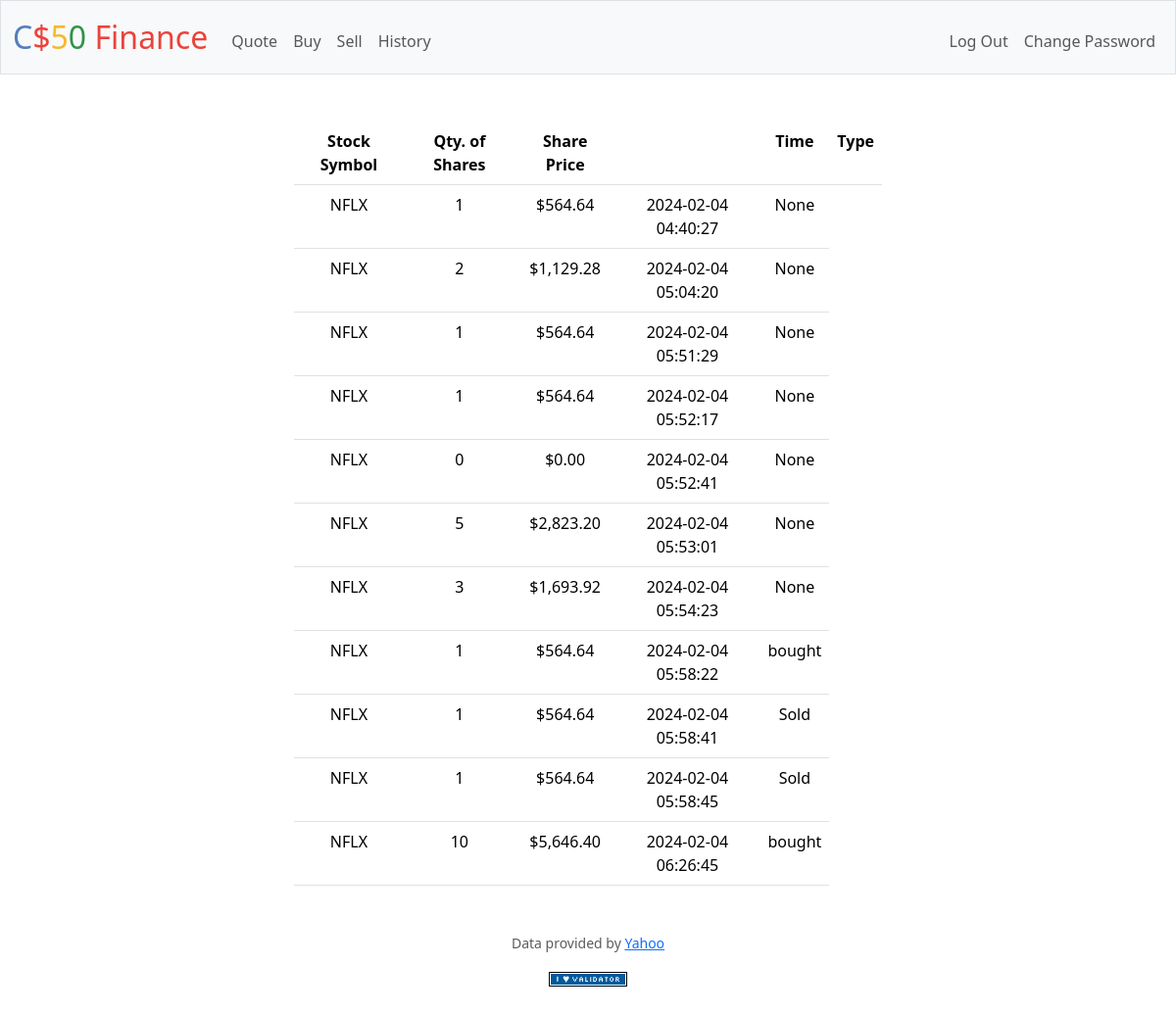
The page /history (signed in) on the database its author committed.
### tables this page shows
CREATE TABLE transactions (
    id INTEGER PRIMARY KEY,
    user_id INTEGER NOT NULL,
    symbol TEXT NOT NULL,
    shares INTEGER NOT NULL,
    price REAL NOT NULL,
    transacted DATETIME DEFAULT CURRENT_TIMESTAMP
, type TEXT);

### app.py (the view)
@app.route("/history")
@login_required
def history():
    transactions = db.execute("SELECT * FROM transactions WHERE user_id=:user_id", user_id=session["user_id"])
    return render_template("history.html", stocks=transactions)

### app.py (called while the page is built)
@app.after_request
def after_request(response):
    response.headers["Cache-Control"] = "no-cache, no-store, must-revalidate"
    response.headers["Expires"] = 0
    response.headers["Pragma"] = "no-cache"
    return response

### helpers.py (called while the page is built)
def login_required(f):
    @wraps(f)
    def decorated_function(*args, **kwargs):
        if session.get("user_id") is None:
            return redirect("/login")
        return f(*args, **kwargs)
    return decorated_function

def usd(value):
    return f"${value:,.2f}"

### templates/history.html (shortened to what this page needs)
{% extends "layout.html" %}
{% block main %}
<div class="container">
    <table class="table">
        <tr>
            <th>Stock Symbol</th>
            <th>Qty. of Shares</th>
            <th>Share Price</th>
            <th></th>
            <th>Time</th>
            <th>Type</th>
        </tr>
        {% for stock in stocks %}
            <tr>
                <td>{{ stock['symbol'].upper() }}</td>
                <td>{{ stock['shares'] }}</td>
                <td>{{ stock['price'] | usd}}</td>
                <td>{{ stock['transacted'] }}</td>
                <td>{{ stock['type'] }}</td>
            </tr>
        {% endfor %}
    </table>
</div>
{% endblock %}

### templates/layout.html (shortened to what this page needs)
<!DOCTYPE html>
<html lang="en">
    <head>
        <link href="https://cdn.jsdelivr.net/npm/bootstrap@5.3.2/dist/css/bootstrap.min.css" rel="stylesheet">
        <link href="/static/styles.css" rel="stylesheet">
    </head>
    <body>
        <nav class="bg-light border navbar navbar-expand-md navbar-light">
            <div class="container-fluid">
                <a class="navbar-brand" href="/"><span class="blue">C</span><span class="red">$</span><span class="yellow">5</span><span class="green">0</span> <span class="red">Finance</span></a>
                <div class="collapse navbar-collapse" id="navbar">
                    {% if session["user_id"] %}
                        <ul class="navbar-nav me-auto mt-2">
                            <li class="nav-item"><a class="nav-link" href="/quote">Quote</a></li>
                            <li class="nav-item"><a class="nav-link" href="/buy">Buy</a></li>
                            <li class="nav-item"><a class="nav-link" href="/sell">Sell</a></li>
                            <li class="nav-item"><a class="nav-link" href="/history">History</a></li>
                        </ul>
                        <ul class="navbar-nav ms-auto mt-2">
                            <li class="nav-item"><a class="nav-link" href="/logout">Log Out</a></li>
                            <li class="nav-item"><a class="nav-link" href="/password">Change Password</a></li>
                        </ul>
                    {% else %}
                        <ul class="navbar-nav ms-auto mt-2">
                            <li class="nav-item"><a class="nav-link" href="/register">Register</a></li>
                            <li class="nav-item"><a class="nav-link" href="/login">Log In</a></li>
                        </ul>
                    {% endif %}
                </div>
            </div>
        </nav>
        <main class="container py-5 text-center">
            {% block main %}
            {% endblock %}
        </main>
        <footer class="mb-5">
            <p class="mb-3 small text-center text-muted">
                Data provided by <a href="https://finance.yahoo.com/">Yahoo</a>
            </p>
            <form action="https://validator.w3.org/check" class="text-center" enctype="multipart/form-data" method="post" target="_blank">
                <input alt="Validate" src="/static/I_heart_validator.png" type="image">
            </form>
        </footer>
    </body>
</html>

### static/styles.css (style rules this page uses)
nav .navbar-brand { font-size: xx-large; }
nav .navbar-brand .blue { color: #537fbe; }
nav .navbar-brand .red { color: #ea433b; }
nav .navbar-brand .yellow { color: #f5b82e; }
nav .navbar-brand .green { color: #2e944b; }
.container { margin-left: auto; margin-right: auto; text-align: center; }
.table { max-width: 600px; margin: auto; text-align: center; }

### rows shown on the page
transactions: symbol "NFLX", shares "1", price "$564.64", transacted "2024-02-04 04:40:27", type "None"
transactions: symbol "NFLX", shares "2", price "$1,129.28", transacted "2024-02-04 05:04:20", type "None"
transactions: symbol "NFLX", shares "1", price "$564.64", transacted "2024-02-04 05:51:29", type "None"
transactions: symbol "NFLX", shares "1", price "$564.64", transacted "2024-02-04 05:52:17", type "None"
transactions: symbol "NFLX", shares "0", price "$0.00", transacted "2024-02-04 05:52:41", type "None"
transactions: symbol "NFLX", shares "5", price "$2,823.20", transacted "2024-02-04 05:53:01", type "None"
transactions: symbol "NFLX", shares "3", price "$1,693.92", transacted "2024-02-04 05:54:23", type "None"
transactions: symbol "NFLX", shares "1", price "$564.64", transacted "2024-02-04 05:58:22", type "bought"
transactions: symbol "NFLX", shares "1", price "$564.64", transacted "2024-02-04 05:58:41", type "Sold"
transactions: symbol "NFLX", shares "1", price "$564.64", transacted "2024-02-04 05:58:45", type "Sold"
transactions: symbol "NFLX", shares "10", price "$5,646.40", transacted "2024-02-04 06:26:45", type "bought"
